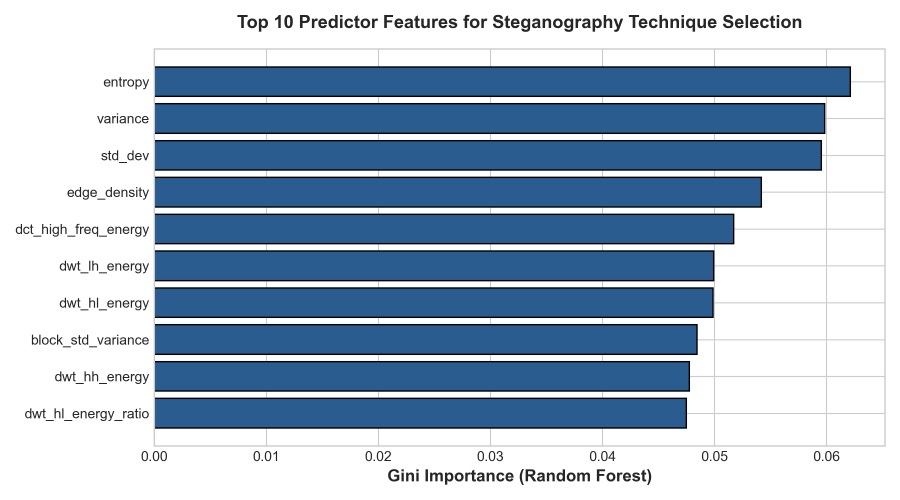
#> input picture results/plots/feature_importance_top10.png, 2700 x 1500 px, given as the content of the folder /Users/kaniishkselvakumar/Downloads/BOSSbase_1.01, which was not available (shown at 1/3 size)
$ python main.py   (older library calls are emulated)
#> lines starting #> are read from the running program, lines starting #| are printed output that depends on the picture; pictures that were not available may be replaced by others from this repository, and a replacement may not be noted
### src/stego_engine.py
import numpy as np
import cv2
import pywt
import io
from PIL import Image

def generate_random_bits(num_bits: int, seed: int = 42) -> np.ndarray:
    """Generates a reproducible binary secret payload vector of 0s and 1s."""
    rng = np.random.RandomState(seed)
    return rng.randint(0, 2, size=num_bits, dtype=np.uint8)

# [18 lines left out: functions text_to_bits, bits_to_text, not called in this run]

# ==========================================
# Error Correction Codes (ECC) - Repetition & Majority Voting
# ==========================================
def encode_repetition_ecc(bits: np.ndarray, reps: int = 3) -> np.ndarray:
    """Encodes bitstream with Repetition Error Correcting Code."""
    return np.repeat(bits, reps)

# [6 lines left out: function decode_repetition_ecc, not called in this run]

# ==========================================
# 1. Spatial Least Significant Bit (LSB)
# ==========================================
def embed_lsb(cover: np.ndarray, payload: np.ndarray) -> np.ndarray:
    """Embeds binary payload into the LSB of spatial pixels sequentially."""
    stego = cover.copy()
    flat = stego.flatten()
    if len(payload) > len(flat):
        payload = payload[:len(flat)]

    flat[:len(payload)] = (flat[:len(payload)] & 0xFE) | payload
    return flat.reshape(cover.shape)

def extract_lsb(stego: np.ndarray, payload_len: int) -> np.ndarray:
    """Extracts binary payload from spatial LSBs."""
    flat = stego.flatten()
    return flat[:payload_len] & 1


# Generate full 63 zig-zag AC positions per 8x8 block (supports up to 258,048 bits / ~32,256 characters)
def _generate_zigzag_positions():
    pos = []
    for s in range(1, 15):
        if s % 2 == 1:
            for i in range(max(0, s - 7), min(8, s + 1)):
                j = s - i
                pos.append((i, j))
        else:
            for j in range(max(0, s - 7), min(8, s + 1)):
                i = s - j
                pos.append((i, j))
    return pos

DCT_ALL_AC_POSITIONS = _generate_zigzag_positions()

# ==========================================
# 2. Discrete Cosine Transform (DCT)
# ==========================================
def embed_dct(cover: np.ndarray, payload: np.ndarray, delta: float = 40.0) -> np.ndarray:
    """
    Embeds binary payload in 8x8 block DCT coefficients using QIM.
    Dynamically scales from mid-frequency ACs up to full 63 zig-zag AC positions for high-capacity payloads (up to 258,048 bits).
    """
    h, w = cover.shape
    h_8, w_8 = (h // 8) * 8, (w // 8) * 8
    num_blocks = (h_8 // 8) * (w_8 // 8)
    max_capacity = num_blocks * len(DCT_ALL_AC_POSITIONS)

    if len(payload) > max_capacity:
        payload = payload[:max_capacity]

    coeffs_per_block = int(np.ceil(len(payload) / max(1, num_blocks)))
    active_positions = DCT_ALL_AC_POSITIONS[:max(1, coeffs_per_block)]

    stego_float = cover.astype(np.float64)
    bit_idx = 0

    for i in range(0, h_8, 8):
        for j in range(0, w_8, 8):
            if bit_idx >= len(payload):
                break

            block = cv2.dct(stego_float[i:i+8, j:j+8])
            for (ci, cj) in active_positions:
                if bit_idx >= len(payload):
                    break
                coeff = block[ci, cj]
                bit = payload[bit_idx]

                # QIM rule with robust quantization step
                block[ci, cj] = np.round((coeff - bit * (delta / 2.0)) / delta) * delta + bit * (delta / 2.0)
                bit_idx += 1

            stego_float[i:i+8, j:j+8] = cv2.idct(block)
        if bit_idx >= len(payload):
            break

    return np.clip(np.round(stego_float), 0, 255).astype(np.uint8)

def extract_dct(stego: np.ndarray, payload_len: int, delta: float = 40.0) -> np.ndarray:
    """Extracts payload from 8x8 DCT coefficients using QIM."""
    h, w = stego.shape
    h_8, w_8 = (h // 8) * 8, (w // 8) * 8
    num_blocks = (h_8 // 8) * (w_8 // 8)
    coeffs_per_block = int(np.ceil(payload_len / max(1, num_blocks)))
    active_positions = DCT_ALL_AC_POSITIONS[:max(1, coeffs_per_block)]

    extracted = []
    stego_float = stego.astype(np.float64)

    for i in range(0, h_8, 8):
        for j in range(0, w_8, 8):
            if len(extracted) >= payload_len:
                break
            block = cv2.dct(stego_float[i:i+8, j:j+8])
            for (ci, cj) in active_positions:
                if len(extracted) >= payload_len:
                    break
                coeff = block[ci, cj]
                extracted.append(int(np.round(coeff / (delta / 2.0))) % 2)
        if len(extracted) >= payload_len:
            break

    return np.array(extracted, dtype=np.uint8)


# ==========================================
# 3. Discrete Wavelet Transform (DWT)
# ==========================================
def embed_dwt(cover: np.ndarray, payload: np.ndarray, alpha: float = 48.0) -> np.ndarray:
    """
    Embeds binary payload using 2D Haar Wavelet Multi-Subband QIM modulation (LL -> LH -> HL -> HH).
    Supports payloads up to full 4-subband capacity (262,144 bits for 512x512).
    """
    h, w = cover.shape
    h_even = (h // 2) * 2
    w_even = (w // 2) * 2
    crop = cover[:h_even, :w_even].astype(np.float64)

    LL, (LH, HL, HH) = pywt.dwt2(crop, 'haar')
    subbands = [LL, LH, HL, HH]
    sub_size = LL.size
    max_capacity = sub_size * 4

    if len(payload) > max_capacity:
        payload = payload[:max_capacity]

    flat_subs = [s.flatten() for s in subbands]
    bit_idx = 0
    for s_idx in range(4):
        for k in range(sub_size):
            if bit_idx >= len(payload):
                break
            c = flat_subs[s_idx][k]
            b = payload[bit_idx]
            flat_subs[s_idx][k] = np.round((c - b * (alpha / 2.0)) / alpha) * alpha + b * (alpha / 2.0)
            bit_idx += 1
        if bit_idx >= len(payload):
            break

    mod_LL = flat_subs[0].reshape(LL.shape)
    mod_LH = flat_subs[1].reshape(LH.shape)
    mod_HL = flat_subs[2].reshape(HL.shape)
    mod_HH = flat_subs[3].reshape(HH.shape)

    recon = pywt.idwt2((mod_LL, (mod_LH, mod_HL, mod_HH)), 'haar')
    recon = np.clip(np.round(recon), 0, 255).astype(np.uint8)

    stego = cover.copy()
    stego[:h_even, :w_even] = recon
    return stego

def extract_dwt(stego: np.ndarray, payload_len: int, alpha: float = 48.0) -> np.ndarray:
    """Extracts payload from 2D Haar Wavelet Multi-Subband coefficients."""
    h, w = stego.shape
    h_even = (h // 2) * 2
    w_even = (w // 2) * 2
    crop = stego[:h_even, :w_even].astype(np.float64)

    LL, (LH, HL, HH) = pywt.dwt2(crop, 'haar')
    flat_subs = [LL.flatten(), LH.flatten(), HL.flatten(), HH.flatten()]

    extracted = []
    bit_idx = 0
    for s_idx in range(4):
        for k in range(LL.size):
            if len(extracted) >= payload_len:
                break
            c = flat_subs[s_idx][k]
            extracted.append(int(np.round(c / (alpha / 2.0))) % 2)
        if len(extracted) >= payload_len:
            break

    return np.array(extracted, dtype=np.uint8)


# ==========================================
# 4. Transmission & Robustness Attack Simulations
# ==========================================
def simulate_jpeg_attack(image: np.ndarray, quality_factor: int) -> np.ndarray:
    """1. JPEG Compression Attack: Compresses image at specified Quality Factor (1-100)."""
    if quality_factor >= 100:
        return image.copy()

    pil_img = Image.fromarray(image)
    buffer = io.BytesIO()
    pil_img.save(buffer, format='JPEG', quality=quality_factor)
    buffer.seek(0)
    attacked_pil = Image.open(buffer)
    return np.array(attacked_pil, dtype=np.uint8)

# [44 lines left out: functions simulate_noise_attack, simulate_resizing_attack, simulate_filtering_attack, simulate_cropping_attack, not called in this run]

### src/feature_extraction.py
import numpy as np
import cv2
import pywt
from scipy.stats import entropy, skew, kurtosis
from skimage.feature import graycomatrix, graycoprops

def extract_image_features(image_path: str) -> dict:
    """
    Extracts 22 intrinsic cover-image content features:
    - 1-6: Intensity statistics (mean_intensity, std_intensity, variance, entropy, min_intensity, max_intensity)
    - 7-10: Gradient & Edge features (edge_density, gradient_mean, gradient_std, laplacian_var)
    - 11-14: GLCM Texture features (glcm_contrast, glcm_correlation, glcm_energy, glcm_homogeneity)
    - 15: DCT high-frequency energy fraction (dct_high_freq_energy)
    - 16-19: DWT sub-band energy ratios (dwt_ll_energy, dwt_lh_energy, dwt_hl_energy, dwt_hh_energy)
    - 20-22: Higher-order spatial features (skewness, kurtosis, corner_density)
    """
#> called with image_path = '_only/feature_importance_top10.png'
    if isinstance(image_path, np.ndarray):
        img = image_path
    else:
        img = cv2.imread(image_path, cv2.IMREAD_UNCHANGED)
#> img is the input picture: shape (1500, 2700, 4); mean B, G, R, A 199.8, 180.9, 162.7, 255

    if img is None:
        raise ValueError(f"Could not read image at path: {image_path}")

    # Handle multi-channel images (RGBA, RGB)
    if len(img.shape) == 3:
        if img.shape[2] == 4:
            img = cv2.cvtColor(img, cv2.COLOR_BGRA2GRAY)
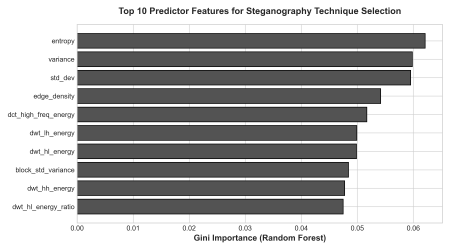
#> img: shape (1500, 2700) (shown at 1/6 size); min 0, max 255, mean 177.5
        elif img.shape[2] == 3:
            img = cv2.cvtColor(img, cv2.COLOR_BGR2GRAY)

    img_float = img.astype(np.float64)
    h, w = img.shape
    total_pixels = h * w

    features = {}

    # 1. Mean Intensity
    features['mean_intensity'] = float(np.mean(img_float))

    # 2. Standard Deviation Intensity
    features['std_intensity'] = float(np.std(img_float))
    features['std_dev'] = features['std_intensity'] # alias

    # 3. Pixel Variance
    features['variance'] = float(np.var(img_float))

    # 4. Shannon Entropy (256 bins, base 2)
    hist, _ = np.histogram(img.flatten(), bins=256, range=(0, 256), density=True)
#> hist = 256 values, max 0.546 at index 255, min 0 at index 1, mean 0.00391
    features['entropy'] = float(entropy(hist + 1e-12, base=2))

    # 5-6. Min & Max Intensity
    features['min_intensity'] = float(np.min(img))
    features['max_intensity'] = float(np.max(img))

    # 7. Canny Edge Density (thresholds 50/150)
    edges = cv2.Canny(img, threshold1=50, threshold2=150)
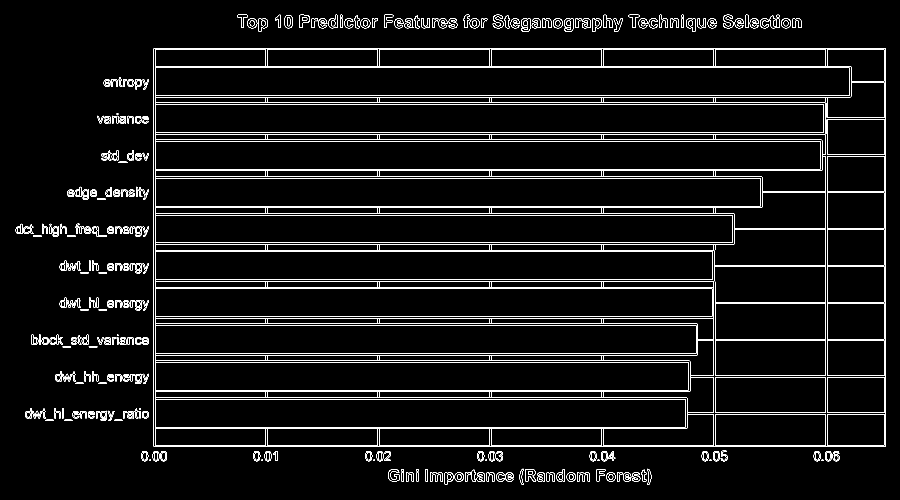
#> edges: shape (1500, 2700) (shown at 1/3 size); 3.2% white in thin lines or dots
    features['edge_density'] = float(np.count_nonzero(edges) / total_pixels)

    # 8-9. Sobel Gradient Magnitude Mean & Standard Deviation (ksize=3)
    sobelx = cv2.Sobel(img_float, cv2.CV_64F, 1, 0, ksize=3)
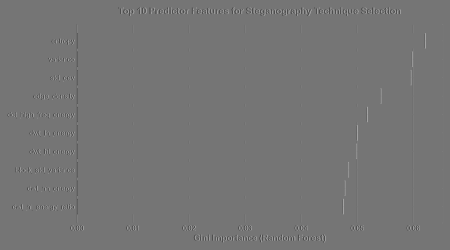
#> sobelx: shape (1500, 2700) float64 (shown at 1/6 size); min -868, max 1020, mean 0; drawn with min black and max white
    sobely = cv2.Sobel(img_float, cv2.CV_64F, 0, 1, ksize=3)
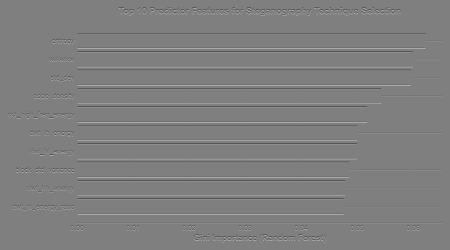
#> sobely: shape (1500, 2700) float64 (shown at 1/6 size); min -1020, max 1020, mean 0; drawn with min black and max white
    grad_mag = np.sqrt(sobelx**2 + sobely**2)
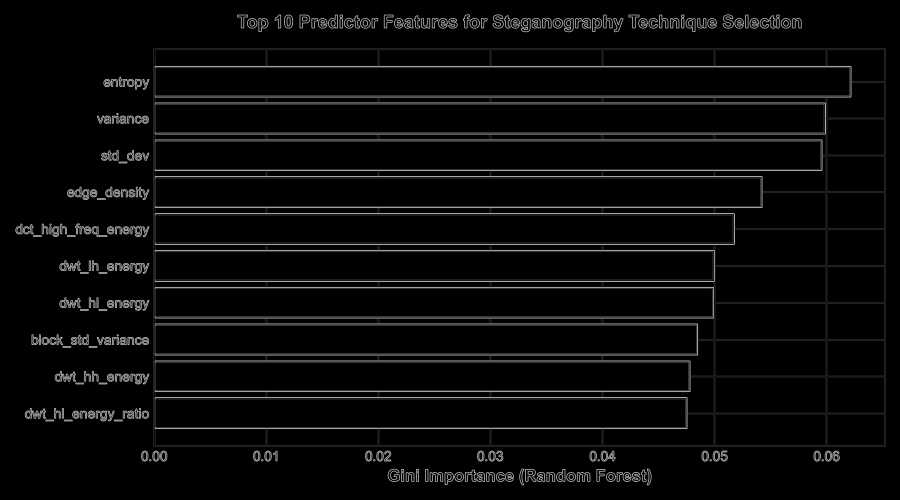
#> grad_mag: shape (1500, 2700) float64 (shown at 1/3 size); min 0, max 1020, mean 39.2; drawn with min black and max white
    features['gradient_mean'] = float(np.mean(grad_mag))
    features['gradient_std'] = float(np.std(grad_mag))

    # 10. Laplacian Variance (ksize=1)
    features['laplacian_var'] = float(cv2.Laplacian(img_float, cv2.CV_64F, ksize=1).var())
    features['laplacian_variance'] = features['laplacian_var'] # alias

    # 11-14. GLCM Texture Features (64-level Quantization, 4 angles averaged: 0, pi/4, pi/2, 3*pi/4)
    img_quant_64 = (img // 4).astype(np.uint8)
    angles = [0, np.pi/4, np.pi/2, 3*np.pi/4]
    glcm = graycomatrix(img_quant_64, distances=[1], angles=angles, levels=64, symmetric=True, normed=True)

    features['glcm_contrast'] = float(np.mean(graycoprops(glcm, 'contrast')))
    features['glcm_correlation'] = float(np.mean(graycoprops(glcm, 'correlation')))
    features['glcm_energy'] = float(np.mean(graycoprops(glcm, 'energy')))
    features['glcm_homogeneity'] = float(np.mean(graycoprops(glcm, 'homogeneity')))

    # 15. DCT High-Frequency Energy Fraction (High-High DCT Quadrant)
    # Ensure even dimensions for cv2.dct
    h_even = (h // 2) * 2
#> (the rest of the program and of its run is left out)
